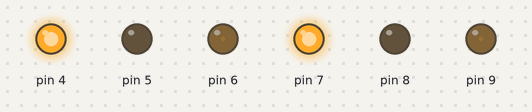
A sketch run on a simulated Arduino Uno, built with avr-gcc and run on an emulated ATmega328P. Shown: output pins drawn as LEDs (lit = HIGH).

Above: at 0.05 s.
At 1.4 s:
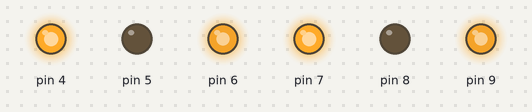
At 2.75 s:
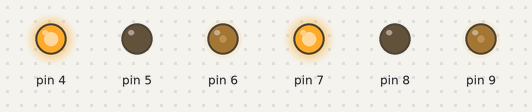
At 6.2 s:
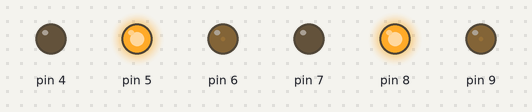
At 9.3 s:
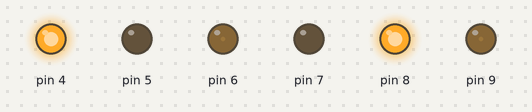
At 12.45 s:
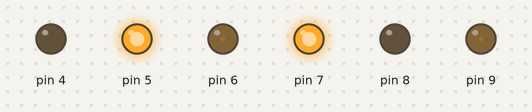
Timing chart, 0 to 16.2 s (numbered marks = the images above):
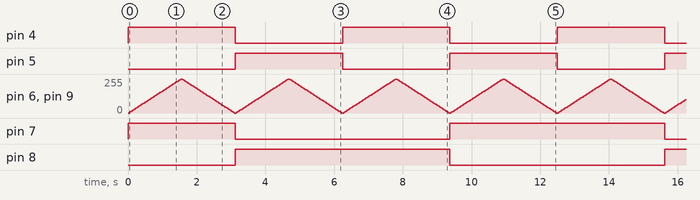

Measured:
- by itself, pin 4, pin 5: alternates HIGH for 3.1 s and LOW for 3.1 s
- by itself, pin 7: repeats every 12.5 s: LOW 6.2 s, HIGH 6.2 s
- by itself, pin 8: alternates HIGH for 6.2 s and LOW for 6.2 s

The sketch:

wrobot_2011.ino
```cpp
// Arduino PWM Speed Control：
// Pin definitions for PWM speed control using
// DFRobot Arduino Compatible Motor Shield (2A):

#include "MotorRobotBase.h"

#define Motor MotorRobotBase

void forward (Motor &m1, Motor &m2)
{
  int speed;
  // speed up
  for (speed = 0; speed <= 255; speed += 5) {
    m1.forward(speed);
    m2.forward(speed);
    delay(30);
  }
  // speed down
  for (speed = 255; speed >= 0; speed -= 5) {
    m1.forward(speed);
    m2.forward(speed);
    delay(30);
  }
}

void backward (Motor &m1, Motor &m2)
{
  int speed;
  // speed up
  for (speed = 0; speed <= 255; speed += 5) {
    m1.reverse(speed);
    m2.reverse(speed);
    delay(30);
  }
  // speed down
  for (speed = 255; speed >= 0; speed -= 5) {
    m1.reverse(speed);
    m2.reverse(speed);
    delay(30);
  }
}

void twist_right (Motor &m1, Motor &m2)
{
  int speed;
  // speed up
  for (speed = 0; speed <= 255; speed += 5) {
    m1.forward(speed);
    m2.reverse(speed);
    delay(30);
  }
  // speed down
  for (speed = 255; speed >= 0; speed -= 5) {
    m1.forward(speed);
    m2.reverse(speed);
    delay(30);
  }
}

void twist_left (Motor &m1, Motor &m2)
{
  int speed;
  // speed up
  for (speed = 0; speed <= 255; speed += 5) {
    m1.reverse(speed);
    m2.forward(speed);
    delay(30);
  }
  // speed down
  for (speed = 255; speed >= 0; speed -= 5) {
    m1.reverse(speed);
    m2.forward(speed);
    delay(30);
  }
}

Motor right_motor(Motor::MOTOR_1);
Motor left_motor(Motor::MOTOR_2);

void setup ()
{
  right_motor.setup();
  left_motor.setup();
}

void loop ()
{
  forward(left_motor, right_motor);
  backward(left_motor, right_motor);
  twist_right(left_motor, right_motor);
  twist_left(left_motor, right_motor);
}
```
